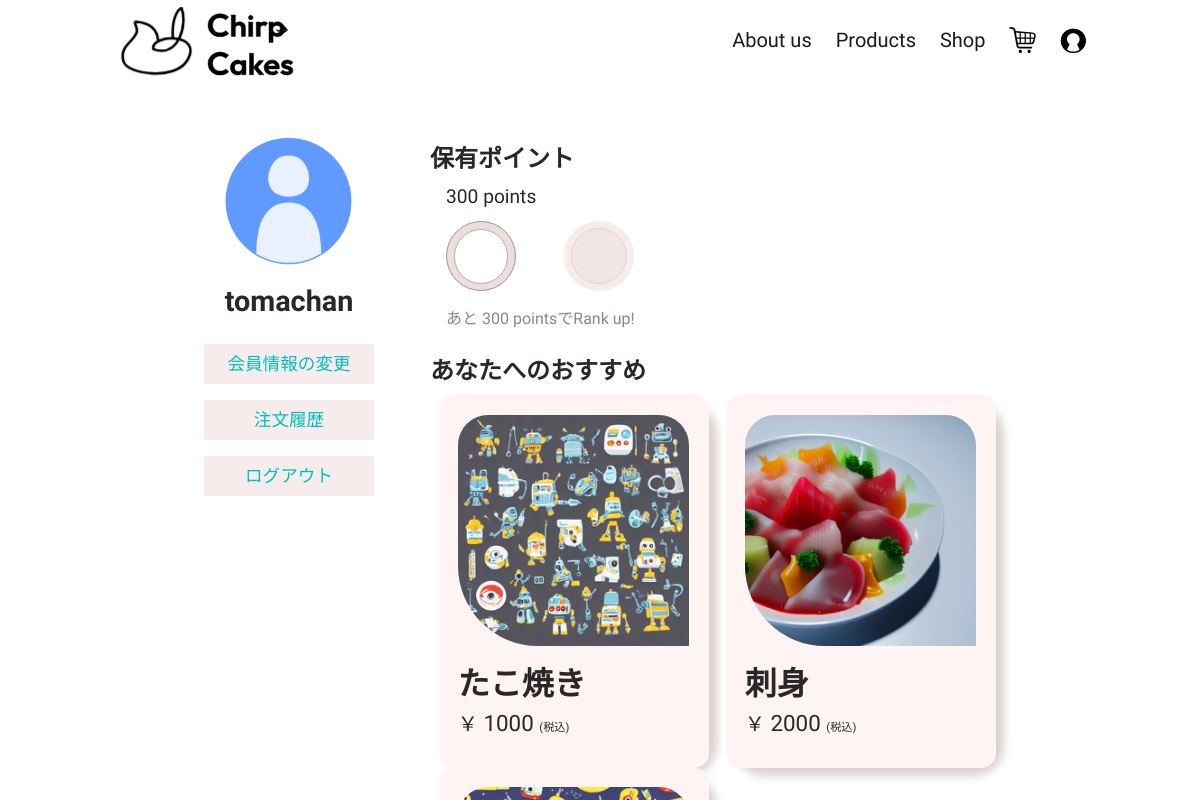
Page /main/mypage (signed in) on the earlier database version.
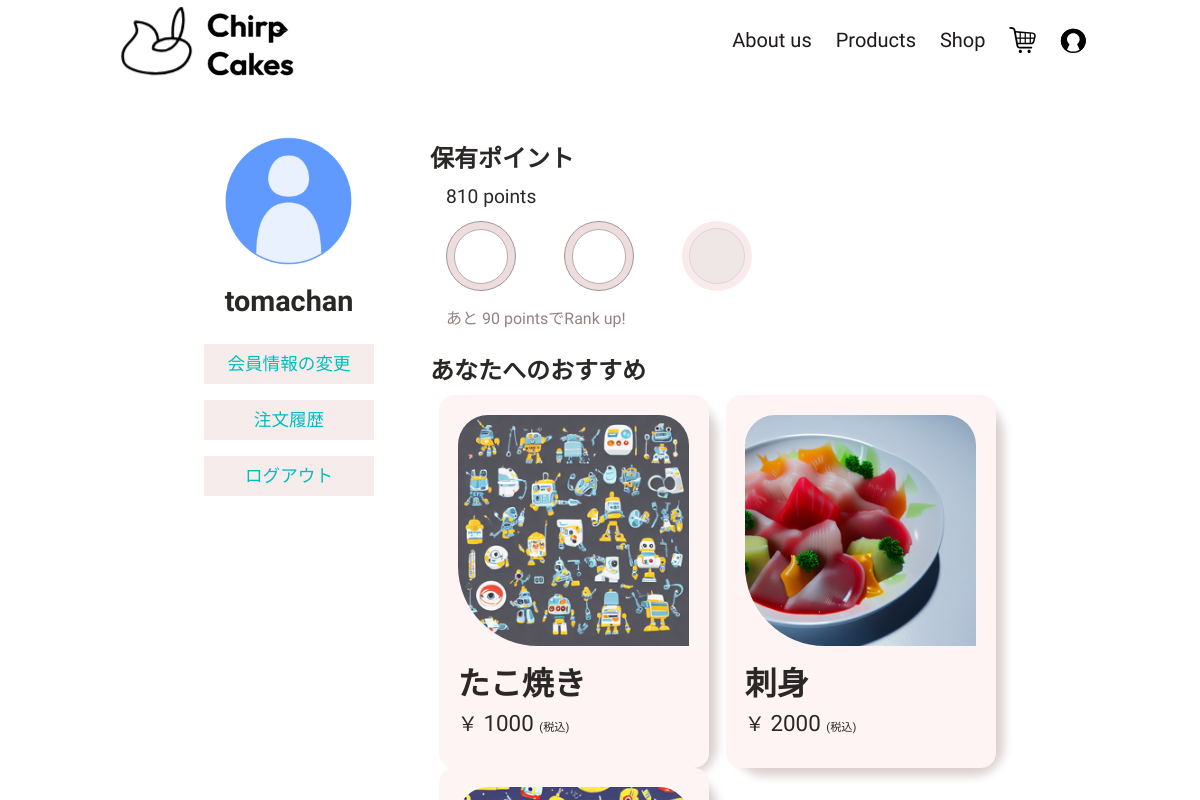
Same page on the later database version.
### main/models.py (models this page shows, shortened)
class UserTable(AbstractBaseUser, PermissionsMixin):
    GENDER_CHOICES = [
        (1, '女性'),
        (2, '男性'),
        (3, 'その他')
    ]
    username = models.CharField(verbose_name="ユーザーID", max_length=16, unique=True, validators=[MinLengthValidator(5,16), RegexValidator(r'^[a-zA-Z0-9_]*$',)])
    email = models.EmailField(verbose_name="メールアドレス", unique=True, null=True, blank=False)
    birthday = models.DateField(verbose_name="誕生日", null=True, blank=True, default='1900-12-30')
    icon = models.ImageField(verbose_name="アイコン", default=f'main/icon/default_icon.png', upload_to=savePath, null=True, blank=True)
    date_joined = models.DateField(verbose_name="登録日", auto_now_add=True)
    gender = models.IntegerField(verbose_name='性別', choices=GENDER_CHOICES, unique=False, default=1, blank=True, null=True)
    myouji = models.CharField(verbose_name="姓", max_length=255)
    namae = models.CharField(verbose_name='名', max_length=255)
    post = models.CharField(verbose_name='郵便番号', max_length=9, validators=[RegexValidator(r'^[0-9]{3}-[0-9]{4}$',)])
    pref = models.CharField(verbose_name='都道府県名', max_length=255)
    town = models.CharField(verbose_name='市町村', max_length=255, default='')
    prefDetail = models.CharField(verbose_name='住所詳細', max_length=400)
    points = models.IntegerField(verbose_name='保有ポイント', default=100)
    mail_deriv = models.BooleanField(verbose_name='メール配信希望', default=False)
    is_active = models.BooleanField(default=True)
    is_staff = models.BooleanField(default=False)
    is_superuser = models.BooleanField(default=False)
    objects = MyUserManager()
    USERNAME_FIELD = 'username'
    EMAIL_FIELD = 'email'
    REQUIRED_FIELDS = [
        'email',
    ]
    class Meta:
        verbose_name = _('ユーザーテーブル')
        verbose_name_plural = _('ユーザーテーブル')
    def __str__(self):
        return self.username

### main/views.py (the view, shortened to what this page needs)
# urls.py: path('mypage', views.MyPage.as_view(), name='mypage'),
class MyPage(TemplateView):
    template_name = 'main/mypage.html'
    params = {
    }
    def get(self, request, *args, **kwargs):
        self.params['error'] = False
        if 'error' in request.GET:
            self.params['error'] = True
        if request.user.id is None:
            return redirect('main:login')
        user = UserTable.objects.get(username=request.user)
        form_class = EditUserForm(user)
        point = ((request.user.points // 300 + 1) * 300) - request.user.points
        item = ItemTable.objects.all()
        item_list = []
        random_list = [i for i in range(0, len(item))]
        for i in range(3):
            num = random_list.pop(random.randint(0, len(random_list) - 1))
            item_list.append(item[num])
        self.params['user'] = request.user
        self.params['point'] = point
        self.params['item'] = item_list
        self.params['form'] = form_class
        return render(request, self.template_name, self.params)

### templates/main/mypage.html (shortened to what this page needs)
{% load static %}
<!DOCTYPE html>
<html lang="ja">
<head>
    <link rel="stylesheet" href="{% static 'main/css/main.css' %}">
</head>
<body>
    {% include 'main/component/banner.html' %}
    <div id="root">
        <main id="mypage">
            <div class="grid">
                <div class="left">
                    <div class="user-area">
                        <div class="user-icon">
                            <img src="{{ MEDIA_URL }}{{ user.icon }}" alt="{{ user.username }}">
                        </div>
                        <div class="user-data">
                            <h2>
                                {{ user.username }}
                            </h2>
                            <a href="{% url 'main:edituser' %}">
                                会員情報の変更
                            </a>
                            <a href="{% url 'main:orderhistory' %}">
                                注文履歴
                            </a>
                            <a href="{% url 'main:logout' %}" style="background-color: :aquamarine;">
                                ログアウト
                            </a>
                        </div>
                    </div>
                </div>
                <div class="right">
                    <div class="point" >
                        <div class="mypage-title">
                            <h2>保有ポイント</h2>
                        </div>
                        <div class="point-number">
                            <p>
                                {{ user.points }} points
                            </p>
                        </div>
                        <div class="point-box" id="point">
                        </div>
                        <div class="point-next">
                            <p>
                                あと {{ point }} pointsでRank up!
                            </p>
                        </div>
                    </div>
                    <div class="recommend">
                        <div class="mypage-title">
                            <h2>あなたへのおすすめ</h2>
                        </div>
                        <div class="recommend-box">
                            <div class="grid-auto">
                                {% for i in item %}
                                <div class="card">
                                    <div class="card-item">
                                        <div class="card-main">
                                            <div class="card-contents">
                                                <img src="{{ MEDIA_URL }}{{ i.item_img }}" alt="{{ i.item_name }}">
                                                <a href="{% url 'main:product' i.slug %}" class="card-img-cover"></a>
                                            </div>
                                        </div>
                                        <div class="card-sub">
                                            <div class="card-header">
                                                <div class="card-header-title">
                                                    <a href="{% url 'main:product' i.slug %}" class="card-title-link">
                                                        {{ i.item_name }}
                                                    </a>
                                                </div>
                                                <div class="card-header-price">
                                                    {{ i.price }}
                                                </div>
                                            </div>
                                        </div>
                                    </div>
                                </div>
                                {% endfor %}
                            </div>
                        </div>
                    </div>
                </div>
            </div>
        </main>
    </div>
</body>
</html>

Differences in the rows shown:
changed UserTable "tomachan": points "300" → "810"
Other differences:
{{ point }}: "300" → "90"
